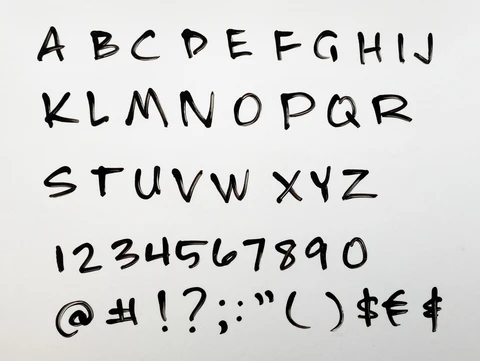
#> input picture images/5.webp, 480 x 361 px
$ python -i chracter_seperation.py   (imports and definitions only)
#> lines starting #> are read from the running program, lines starting #| are printed output that depends on the picture; after the words box and inside, x2 and y2 are one past the last pixel; in counts of white or black regions, pixels touching at a corner belong together
import cv2
import numpy as np
import imutils
import matplotlib.pyplot as plt
from imutils.contours import sort_contours
#  from letter_recognizer import DataLoader, LetterRecognizer

#Prcoessing an image
def imageProcessing (path):
#> called with path = 'images/5.webp'
    img = cv2.imread (path)
#> img is the input picture: shape (361, 480, 3); mean B, G, R 212.5, 213.9, 214
    grayImage = cv2.cvtColor(img, cv2.COLOR_BGR2GRAY) #Convert into grayscale
    blurredImage = cv2.GaussianBlur (grayImage, (5,5), 0)
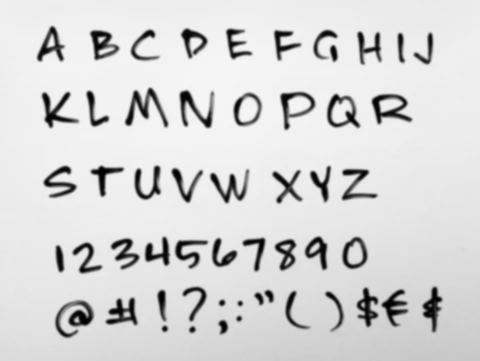
#> blurredImage: shape (361, 480); min 1, max 246, mean 213.7
    edgedImage = cv2.Canny(blurredImage, 30 ,150 )
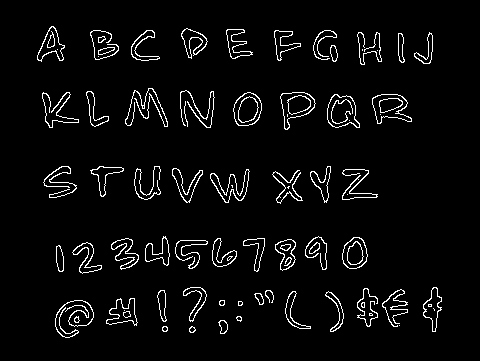
#> edgedImage: shape (361, 480); 4.3% white in thin lines or dots, all inside (x1, y1, x2, y2) = (37, 26, 442, 338)

    return edgedImage , grayImage


def findContours(processedImage, sort_method='left-to-right'):

    #Find and grab found contours from edged image
    contours = cv2.findContours(processedImage[0].copy(), cv2.RETR_EXTERNAL, cv2.CHAIN_APPROX_NONE)
    contours = imutils.grab_contours(contours)

    #Sorting the result from top to bottom
    contours = sort_contours(contours, method = sort_method)[0]
    return contours

>>> result = imageProcessing('images/5.webp')

$ run again, on images/1.png
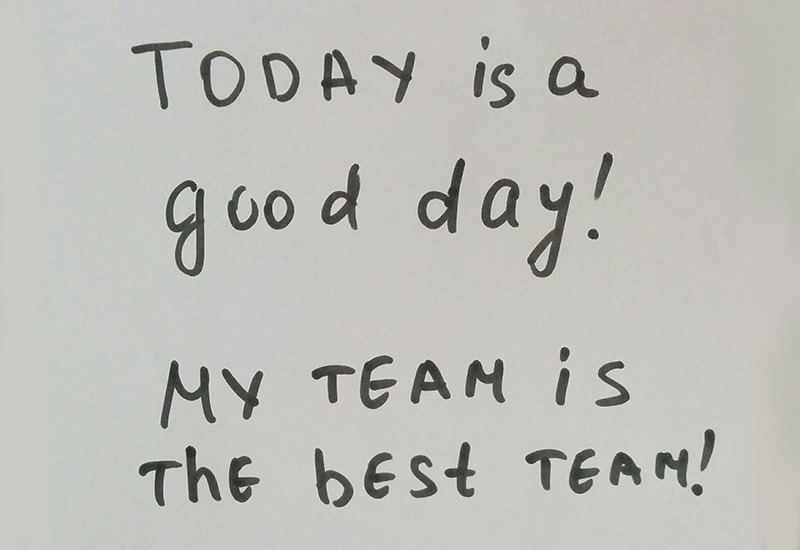
#> input picture images/1.png, 800 x 550 px
#> in imageProcessing, img is the input picture: shape (550, 800, 3); mean B, G, R 185.3, 190.4, 189.9
#> in imageProcessing, `edgedImage = cv2.Canny(blurredImage, 30 ,150 )`:
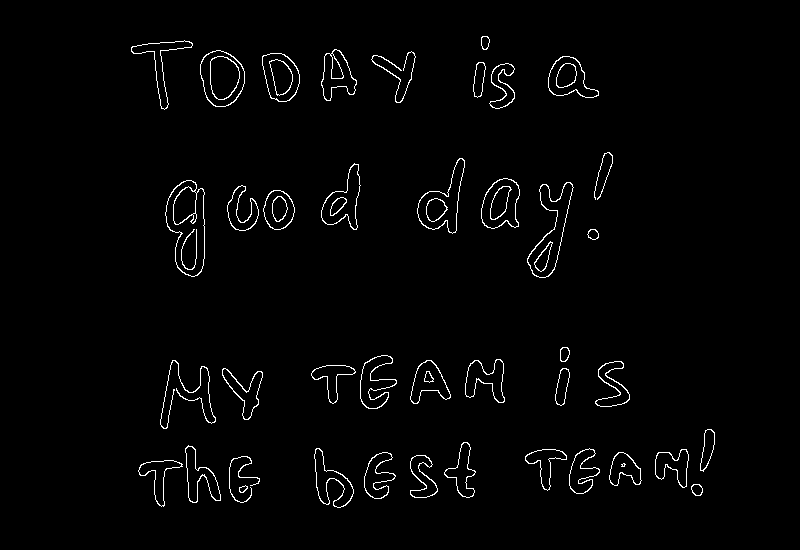
#> edgedImage: shape (550, 800); 1.9% white in thin lines or dots, all inside (x1, y1, x2, y2) = (131, 36, 715, 508)

$ run again, on images/3.png
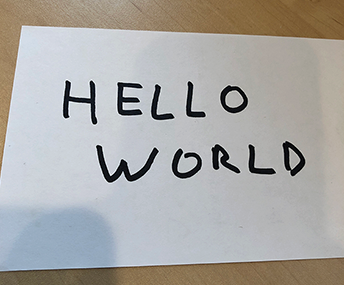
#> input picture images/3.png, 344 x 285 px
#> in imageProcessing, img is the input picture: shape (285, 344, 3); mean B, G, R 165, 168, 169.7
#> in imageProcessing, `blurredImage = cv2.GaussianBlur (grayImage, (5,5), 0)`:
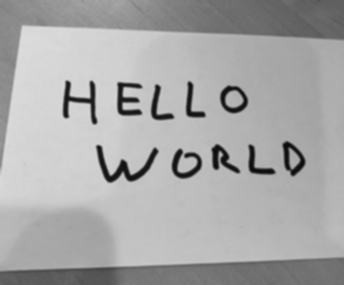
#> blurredImage: shape (285, 344); min 11, max 221, mean 168.1
#> in imageProcessing, `edgedImage = cv2.Canny(blurredImage, 30 ,150 )`:
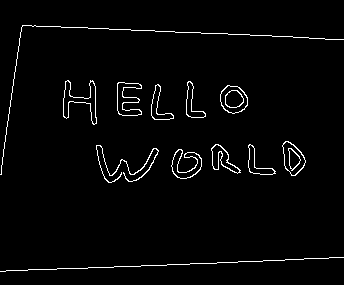
#> edgedImage: shape (285, 344); 2.5% white in thin lines or dots, all inside (x1, y1, x2, y2) = (0, 25, 344, 272)
